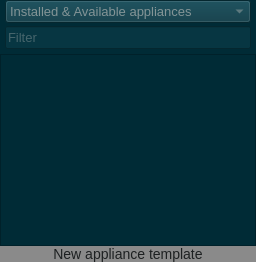
  <widget class="NodesDockWidget" name="uiNodesDockWidget">
   <property name="enabled">
    <bool>true</bool>
   </property>
   <property name="visible">
    <bool>true</bool>
   </property>
   <property name="styleSheet">
    <string notr="true">QWidget{
	background-color: #002b36;
}
QMenuBar::item{
	background-color: #002b36;
}

QDockWidget::title{
	background: #073642;
	padding-left: 5px;
}

QDockWidget, QMenuBar{
    color: #839496;
    font: bold 14px;
}
QTextEdit, QPlainTextEdit, QLineEdit, QSpinBox, QComboBox {
  background-color: #073642;
  font: 13px;
  color: #839496;
}
QTextEdit#uiConsoleTextEdit {
  background-color: #002b36;
  font: 13px;
}
QTabWidget {
	font: 14px;
	border-top: 2px;

}
QTabBar::tab {
    background: #073642;
    color: #839496;
    min-width: 8ex;
    padding: 2px;
	border-top-right-radius: 6px;
	border-top-left-radius: 6px;
}

QTabBar::tab:selected {
    background: #8a8a8a;
	color: #1d2021;
}

QGroupBox {
    color: #808080;
    font: 14px;
    padding: 15px;
    border-style: none;
}
QMainWindow::separator {
	background: #073642;
	width: 1px;
	height: 1px;
}
QComboBox {
	selection-background-color: #d75f00;
	selection-color: #1c1c1c;
}

QToolBar{
	background: #073642;
	border: 0px;
}
QPushButton {
	background-color: #8a8a8a;
    color: #1d2021;
	font: 14px;
}
QPushButton#uiNewAppliancePushButton{
border: none;
}
QToolButton {
	background-color: transparent;
    color: #1d2021;
	font: 14px;
}
QTreeWidget, QListWidget {
	background-color: #002b36;
	color: #839496;
    alternate-background-color: #073642;
	font: 12px;
}
QTreeWidget#uiTreeWidget {
	background-color: #073642;
	color: #839496;
	font: bold 16px;
}
QTreeWidget::item:selected, QTreeWidget::item:hover {
	background-color: #d75f00;
	color: #1c1c1c;
}

QMenu {
	background-color: #002b36;
    color: #839496;
}
QLabel {
	color: #839496;
	font: 14px;
}
QLabel#uiTitleLabel {
	color: #839496;
	font: bold 16px;
}
QMenu::item:selected,QToolButton::hover,QPushButton::hover,QTabBar::tab:hover {
	background-color: #d75f00;
	color: #1c1c1c;
}
QScrollBar::handle:horizontal {
    background: #073642;
    min-width: 20px;
}
QScrollBar::handle:vertical {
    background: #073642;
    min-width: 20px;
}
QScrollBar:vertical {
    width: 6px;
}
QScrollBar:horizontal {
    height: 6px;
}
QScrollBar::up-arrow:vertical, QScrollBar::down-arrow:vertical, QScrollBar::down-arrow:horizontal, QScrollBar::up-arrow:horizontal { 
	border: 0px;
    height: 0px; 
    width: 0px; 
}
         
QScrollBar::add-page:horizontal, QScrollBar::sub-page:horizontal, QScrollBar::add-page:vertical, QScrollBar::sub-page:vertical {
  background: none
}
QStatusBar {
	background-color: #073642;
	color: #839496;
}

QRadioButton, QCheckBox {
  color: #839496;
}

QRadioButton::disabled, QCheckBox::disabled {
  color: gray;
}


</string>
   </property>
   <property name="floating">
    <bool>false</bool>
   </property>
   <property name="allowedAreas">
    <set>Qt::LeftDockWidgetArea|Qt::RightDockWidgetArea</set>
   </property>
   <property name="windowTitle">
    <string>All devices</string>
   </property>
   <attribute name="dockWidgetArea">
    <number>1</number>
   </attribute>
   <widget class="QWidget" name="uiNodesDockWidgetContents">
    <layout class="QVBoxLayout">
     <property name="spacing">
      <number>0</number>
     </property>
     <property name="margin">
      <number>0</number>
     </property>
     <item>
      <layout class="QVBoxLayout" name="verticalLayout">
       <property name="spacing">
        <number>3</number>
       </property>
       <property name="leftMargin">
        <number>5</number>
       </property>
       <property name="rightMargin">
        <number>5</number>
       </property>
       <property name="bottomMargin">
        <number>5</number>
       </property>
       <item>
        <widget class="QComboBox" name="uiNodesFilterComboBox">
         <item>
          <property name="text">
           <string>Installed &amp; Available appliances</string>
          </property>
         </item>
         <item>
          <property name="text">
           <string>Installed appliances</string>
          </property>
         </item>
         <item>
          <property name="text">
           <string>Available appliances</string>
          </property>
         </item>
         <item>
          <property name="text">
           <string>Custom appliances</string>
          </property>
         </item>
        </widget>
       </item>
       <item>
        <widget class="QLineEdit" name="uiNodesFilterLineEdit">
         <property name="placeholderText">
          <string>Filter</string>
         </property>
        </widget>
       </item>
      </layout>
     </item>
     <item>
      <widget class="NodesView" name="uiNodesView">
       <property name="sizePolicy">
        <sizepolicy hsizetype="Expanding" vsizetype="Expanding">
         <horstretch>0</horstretch>
         <verstretch>0</verstretch>
        </sizepolicy>
       </property>
       <property name="toolTip">
        <string>Drag a node to the workspace (Press SHIFT while dragging to add multiple identical nodes).</string>
       </property>
       <property name="dragEnabled">
        <bool>false</bool>
       </property>
       <property name="iconSize">
        <size>
         <width>32</width>
         <height>32</height>
        </size>
       </property>
       <property name="rootIsDecorated">
        <bool>false</bool>
       </property>
       <attribute name="headerVisible">
        <bool>false</bool>
       </attribute>
       <column>
        <property name="text">
         <string>1</string>
        </property>
       </column>
      </widget>
     </item>
     <item>
      <widget class="QPushButton" name="uiNewAppliancePushButton">
       <property name="text">
        <string>New appliance template</string>
       </property>
       <property name="icon">
        <iconset resource="../../resources/resources.qrc">
         <normaloff>:/icons/plus.svg</normaloff>:/icons/plus.svg</iconset>
       </property>
       <property name="autoDefault">
        <bool>false</bool>
       </property>
       <property name="flat">
        <bool>true</bool>
       </property>
      </widget>
     </item>
    </layout>
   </widget>
  </widget>
